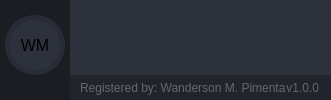
        <widget class="QFrame" name="frame_center">
         <property name="sizePolicy">
          <sizepolicy hsizetype="Expanding" vsizetype="Expanding">
           <horstretch>0</horstretch>
           <verstretch>0</verstretch>
          </sizepolicy>
         </property>
         <property name="styleSheet">
          <string notr="true">background-color: rgb(40, 44, 52);</string>
         </property>
         <property name="frameShape">
          <enum>QFrame::NoFrame</enum>
         </property>
         <property name="frameShadow">
          <enum>QFrame::Raised</enum>
         </property>
         <layout class="QHBoxLayout" name="horizontalLayout_2">
          <property name="spacing">
           <number>0</number>
          </property>
          <property name="leftMargin">
           <number>0</number>
          </property>
          <property name="topMargin">
           <number>0</number>
          </property>
          <property name="rightMargin">
           <number>0</number>
          </property>
          <property name="bottomMargin">
           <number>0</number>
          </property>
          <item>
           <widget class="QFrame" name="frame_left_menu">
            <property name="sizePolicy">
             <sizepolicy hsizetype="Preferred" vsizetype="Preferred">
              <horstretch>0</horstretch>
              <verstretch>0</verstretch>
             </sizepolicy>
            </property>
            <property name="minimumSize">
             <size>
              <width>70</width>
              <height>0</height>
             </size>
            </property>
            <property name="maximumSize">
             <size>
              <width>70</width>
              <height>16777215</height>
             </size>
            </property>
            <property name="layoutDirection">
             <enum>Qt::LeftToRight</enum>
            </property>
            <property name="styleSheet">
             <string notr="true">background-color: rgb(27, 29, 35);</string>
            </property>
            <property name="frameShape">
             <enum>QFrame::NoFrame</enum>
            </property>
            <property name="frameShadow">
             <enum>QFrame::Raised</enum>
            </property>
            <layout class="QVBoxLayout" name="verticalLayout_5">
             <property name="spacing">
              <number>1</number>
             </property>
             <property name="leftMargin">
              <number>0</number>
             </property>
             <property name="topMargin">
              <number>0</number>
             </property>
             <property name="rightMargin">
              <number>0</number>
             </property>
             <property name="bottomMargin">
              <number>0</number>
             </property>
             <item alignment="Qt::AlignTop">
              <widget class="QFrame" name="frame_menus">
               <property name="frameShape">
                <enum>QFrame::NoFrame</enum>
               </property>
               <property name="frameShadow">
                <enum>QFrame::Raised</enum>
               </property>
               <layout class="QVBoxLayout" name="layout_menus">
                <property name="spacing">
                 <number>0</number>
                </property>
                <property name="leftMargin">
                 <number>0</number>
                </property>
                <property name="topMargin">
                 <number>0</number>
                </property>
                <property name="rightMargin">
                 <number>0</number>
                </property>
                <property name="bottomMargin">
                 <number>0</number>
                </property>
               </layout>
              </widget>
             </item>
             <item alignment="Qt::AlignBottom">
              <widget class="QFrame" name="frame_extra_menus">
               <property name="sizePolicy">
                <sizepolicy hsizetype="Preferred" vsizetype="Preferred">
                 <horstretch>0</horstretch>
                 <verstretch>0</verstretch>
                </sizepolicy>
               </property>
               <property name="frameShape">
                <enum>QFrame::NoFrame</enum>
               </property>
               <property name="frameShadow">
                <enum>QFrame::Raised</enum>
               </property>
               <layout class="QVBoxLayout" name="layout_menu_bottom">
                <property name="spacing">
                 <number>10</number>
                </property>
                <property name="leftMargin">
                 <number>0</number>
                </property>
                <property name="topMargin">
                 <number>0</number>
                </property>
                <property name="rightMargin">
                 <number>0</number>
                </property>
                <property name="bottomMargin">
                 <number>25</number>
                </property>
                <item alignment="Qt::AlignHCenter">
                 <widget class="QLabel" name="label_user_icon">
                  <property name="sizePolicy">
                   <sizepolicy hsizetype="Maximum" vsizetype="Maximum">
                    <horstretch>0</horstretch>
                    <verstretch>0</verstretch>
                   </sizepolicy>
                  </property>
                  <property name="minimumSize">
                   <size>
                    <width>60</width>
                    <height>60</height>
                   </size>
                  </property>
                  <property name="maximumSize">
                   <size>
                    <width>60</width>
                    <height>60</height>
                   </size>
                  </property>
                  <property name="font">
                   <font>
                    <family>Segoe UI</family>
                    <pointsize>12</pointsize>
                   </font>
                  </property>
                  <property name="styleSheet">
                   <string notr="true">QLabel {
	border-radius: 30px;
	background-color: rgb(44, 49, 60);
	border: 5px solid rgb(39, 44, 54);
	background-position: center;
	background-repeat: no-repeat;
}</string>
                  </property>
                  <property name="text">
                   <string>WM</string>
                  </property>
                  <property name="alignment">
                   <set>Qt::AlignCenter</set>
                  </property>
                 </widget>
                </item>
               </layout>
              </widget>
             </item>
            </layout>
           </widget>
          </item>
          <item>
           <widget class="QFrame" name="frame_content_right">
            <property name="styleSheet">
             <string notr="true">background-color: rgb(44, 49, 60);</string>
            </property>
            <property name="frameShape">
             <enum>QFrame::NoFrame</enum>
            </property>
            <property name="frameShadow">
             <enum>QFrame::Raised</enum>
            </property>
            <layout class="QVBoxLayout" name="verticalLayout_4">
             <property name="spacing">
              <number>0</number>
             </property>
             <property name="leftMargin">
              <number>0</number>
             </property>
             <property name="topMargin">
              <number>0</number>
             </property>
             <property name="rightMargin">
              <number>0</number>
             </property>
             <property name="bottomMargin">
              <number>0</number>
             </property>
             <item>
              <widget class="QFrame" name="frame_content">
               <property name="frameShape">
                <enum>QFrame::NoFrame</enum>
               </property>
               <property name="frameShadow">
                <enum>QFrame::Raised</enum>
               </property>
               <layout class="QVBoxLayout" name="verticalLayout_9">
                <property name="spacing">
                 <number>0</number>
                </property>
                <property name="leftMargin">
                 <number>5</number>
                </property>
                <property name="topMargin">
                 <number>5</number>
                </property>
                <property name="rightMargin">
                 <number>5</number>
                </property>
                <property name="bottomMargin">
                 <number>5</number>
                </property>
                <item>
                 <layout class="QVBoxLayout" name="verticalLayout_7"/>
                </item>
               </layout>
              </widget>
             </item>
             <item>
              <widget class="QFrame" name="frame_grip">
               <property name="minimumSize">
                <size>
                 <width>0</width>
                 <height>25</height>
                </size>
               </property>
               <property name="maximumSize">
                <size>
                 <width>16777215</width>
                 <height>25</height>
                </size>
               </property>
               <property name="styleSheet">
                <string notr="true">background-color: rgb(33, 37, 43);</string>
               </property>
               <property name="frameShape">
                <enum>QFrame::NoFrame</enum>
               </property>
               <property name="frameShadow">
                <enum>QFrame::Raised</enum>
               </property>
               <layout class="QHBoxLayout" name="horizontalLayout_6">
                <property name="spacing">
                 <number>0</number>
                </property>
                <property name="leftMargin">
                 <number>0</number>
                </property>
                <property name="topMargin">
                 <number>0</number>
                </property>
                <property name="rightMargin">
                 <number>2</number>
                </property>
                <property name="bottomMargin">
                 <number>0</number>
                </property>
                <item>
                 <widget class="QFrame" name="frame_label_bottom">
                  <property name="frameShape">
                   <enum>QFrame::NoFrame</enum>
                  </property>
                  <property name="frameShadow">
                   <enum>QFrame::Raised</enum>
                  </property>
                  <layout class="QHBoxLayout" name="horizontalLayout_7">
                   <property name="spacing">
                    <number>0</number>
                   </property>
                   <property name="leftMargin">
                    <number>10</number>
                   </property>
                   <property name="topMargin">
                    <number>0</number>
                   </property>
                   <property name="rightMargin">
                    <number>10</number>
                   </property>
                   <property name="bottomMargin">
                    <number>0</number>
                   </property>
                   <item>
                    <widget class="QLabel" name="label_credits">
                     <property name="font">
                      <font>
                       <family>Segoe UI</family>
                      </font>
                     </property>
                     <property name="styleSheet">
                      <string notr="true">color: rgb(98, 103, 111);</string>
                     </property>
                     <property name="text">
                      <string>Registered by: Wanderson M. Pimenta</string>
                     </property>
                    </widget>
                   </item>
                   <item>
                    <widget class="QLabel" name="label_version">
                     <property name="maximumSize">
                      <size>
                       <width>100</width>
                       <height>16777215</height>
                      </size>
                     </property>
                     <property name="font">
                      <font>
                       <family>Segoe UI</family>
                      </font>
                     </property>
                     <property name="styleSheet">
                      <string notr="true">color: rgb(98, 103, 111);</string>
                     </property>
                     <property name="text">
                      <string>v1.0.0</string>
                     </property>
                     <property name="alignment">
                      <set>Qt::AlignRight|Qt::AlignTrailing|Qt::AlignVCenter</set>
                     </property>
                    </widget>
                   </item>
                  </layout>
                 </widget>
                </item>
                <item>
                 <widget class="QFrame" name="frame_size_grip">
                  <property name="maximumSize">
                   <size>
                    <width>20</width>
                    <height>20</height>
                   </size>
                  </property>
                  <property name="styleSheet">
                   <string notr="true">QSizeGrip {
	background-image: url(:/16x16/icons/16x16/cil-size-grip.png);
	background-position: center;
	background-repeat: no-reperat;
}</string>
                  </property>
                  <property name="frameShape">
                   <enum>QFrame::NoFrame</enum>
                  </property>
                  <property name="frameShadow">
                   <enum>QFrame::Raised</enum>
                  </property>
                 </widget>
                </item>
               </layout>
              </widget>
             </item>
            </layout>
           </widget>
          </item>
         </layout>
        </widget>
